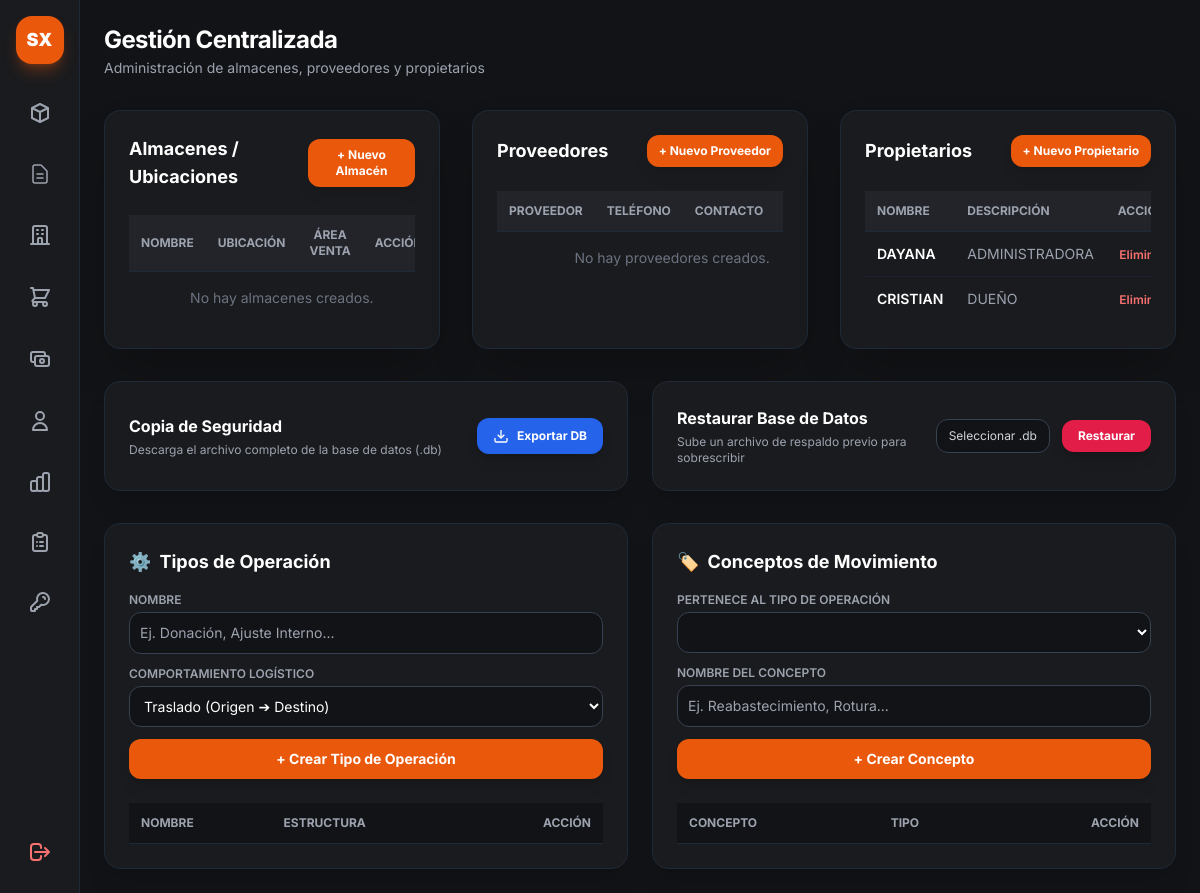
Before: /propietarios (signed in) with the older database file.
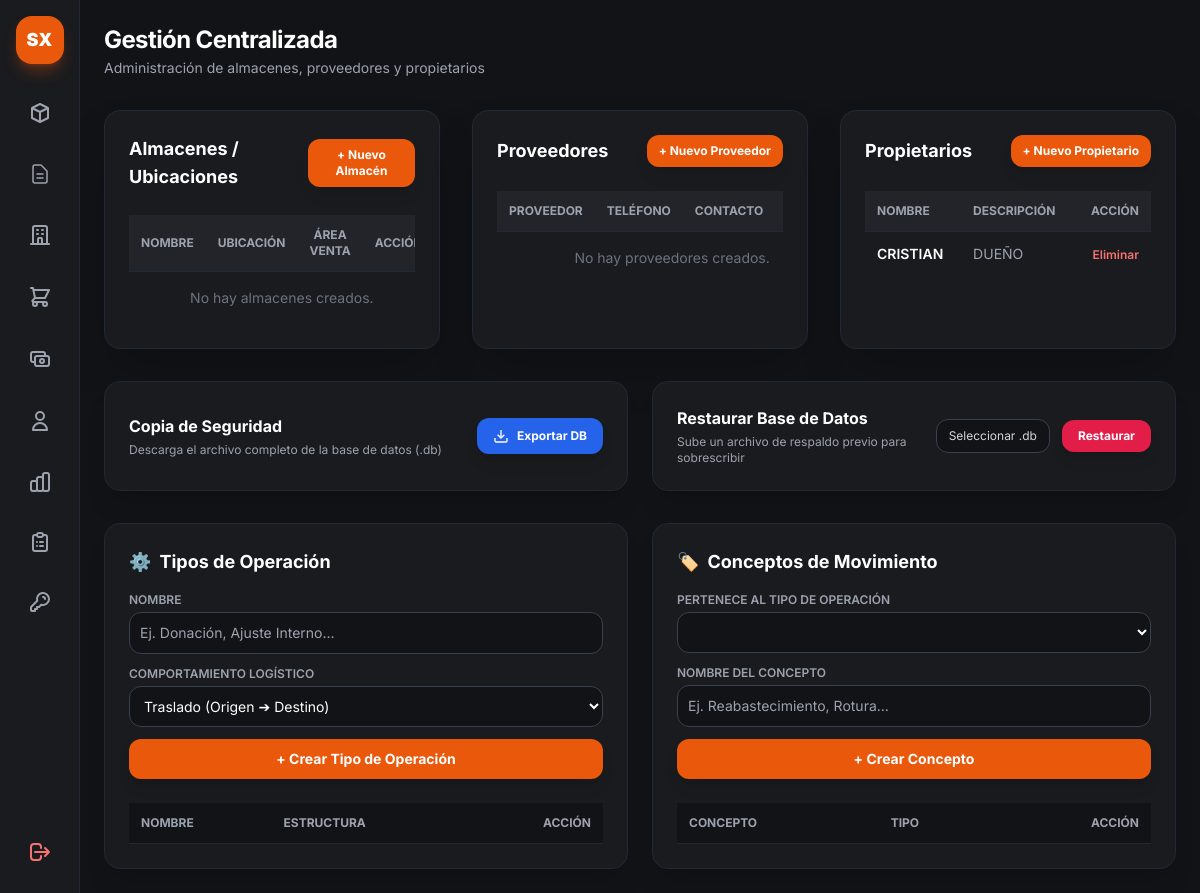
After: the same page with the newer database file.
### app.py (models this page shows)
class Propietario(db.Model):
    __tablename__ = 'propietarios'
    id = db.Column(db.Integer, primary_key=True)
    nombre = db.Column(db.String(100), nullable=False, unique=True)
    descripcion = db.Column(db.String(200))
    productos = db.relationship('Producto', backref='propietario', lazy=True)

### app.py (the view, shortened to what this page needs)
@app.route('/propietarios', methods=['GET', 'POST'])
def gestionar_propietarios():
    if 'user' not in session or session.get('rol') != 'admin':
        return redirect(url_for('login'))
    lista_propietarios = Propietario.query.all()
    return render_template('admin_gestion.html', propietarios=lista_propietarios)

### app.py (called while the page is built)
@app.context_processor
def inject_today():
    return {'hoy': date.today()}

### templates/admin_gestion.html (shortened to what the changed rows need)
{% extends "base.html" %}
{% block content %}
<main class="p-6 space-y-8 flex-1 overflow-y-auto">
    <header class="flex justify-between items-center">
        <div>
            <h1 class="text-2xl font-bold text-white tracking-tight">Gestión Centralizada</h1>
        </div>
    </header>
    <div class="grid grid-cols-1 lg:grid-cols-3 gap-8">
        <section class="bg-[#1a1b1e] border border-gray-800 rounded-2xl p-6 shadow-2xl flex flex-col justify-between">
            <div>
                <div class="flex justify-between items-center mb-6">
                    <h2 class="text-lg font-bold text-white">Almacenes / Ubicaciones</h2>
                </div>
                <div class="overflow-x-auto">
                    <table class="w-full text-left border-collapse text-sm">
                        <thead>
                            <tr class="border-b border-gray-800 text-xs font-semibold text-gray-400 uppercase bg-[#222429]">
                                <th class="p-3">Nombre</th>
                                <th class="p-3">Ubicación</th>
                                <th class="p-3 text-center">Área Venta</th>
                                <th class="p-3 text-right">Acción</th>
                            </tr>
                        </thead>
                    </table>
                </div>
            </div>
        </section>
        <section class="bg-[#1a1b1e] border border-gray-800 rounded-2xl p-6 shadow-2xl flex flex-col justify-between">
            <div>
                <div class="flex justify-between items-center mb-6">
                    <h2 class="text-lg font-bold text-white">Proveedores</h2>
                </div>
                <div class="overflow-x-auto">
                    <table class="w-full text-left border-collapse text-sm">
                        <thead>
                            <tr class="border-b border-gray-800 text-xs font-semibold text-gray-400 uppercase bg-[#222429]">
                                <th class="p-3">Proveedor</th>
                                <th class="p-3">Teléfono</th>
                                <th class="p-3">Contacto</th>
                                <th class="p-3 text-right">Acción</th>
                            </tr>
                        </thead>
                    </table>
                </div>
            </div>
        </section>
        <section class="bg-[#1a1b1e] border border-gray-800 rounded-2xl p-6 shadow-2xl flex flex-col justify-between">
            <div>
                <div class="flex justify-between items-center mb-6">
                    <h2 class="text-lg font-bold text-white">Propietarios</h2>
                </div>
                <div class="overflow-x-auto">
                    <table class="w-full text-left border-collapse text-sm">
                        <thead>
                            <tr class="border-b border-gray-800 text-xs font-semibold text-gray-400 uppercase bg-[#222429]">
                                <th class="p-3">Nombre</th>
                                <th class="p-3">Descripción</th>
                                <th class="p-3 text-right">Acción</th>
                            </tr>
                        </thead>
                        <tbody class="divide-y divide-gray-800/60">
                            {% for prop in propietarios %}
                            <tr class="hover:bg-gray-800/30">
                                <td class="p-3 font-semibold text-white">{{ prop.nombre }}</td>
                                <td class="p-3 text-gray-400">{{ prop.descripcion if prop.descripcion else '-' }}</td>
                                <td class="p-3 text-right">
                                    <form action="{{ url_for('eliminar_propietario', id=prop.id) }}" method="POST"
                                        onsubmit="return confirm('¿Eliminar propietario?');">
                                        <button type="submit" class="text-red-400 hover:text-red-300 text-xs font-semibold">Eliminar</button>
                                    </form>
                                </td>
                            </tr>
                            {% else %}
                            <tr>
                                <td colspan="3" class="p-4 text-center text-gray-500">No hay propietarios registrados.</td>
                            </tr>
                            {% endfor %}
                        </tbody>
                    </table>
                </div>
            </div>
        </section>
    </div>
    <div class="grid grid-cols-1 lg:grid-cols-2 gap-6">
        <div class="bg-[#1a1b1e] border border-gray-800 rounded-2xl p-6 shadow-xl">
            <h2 class="text-lg font-bold text-white mb-4 flex items-center gap-2">
                <span>⚙️</span> Tipos de Operación
            </h2>
            <div class="overflow-x-auto">
                <table class="w-full text-left text-sm text-gray-300">
                    <thead class="text-xs uppercase bg-[#121316] text-gray-400 border-b border-gray-800">
                        <tr>
                            <th class="p-3">Nombre</th>
                            <th class="p-3">Estructura</th>
                            <th class="p-3 text-right">Acción</th>
                        </tr>
                    </thead>
                </table>
            </div>
        </div>
        <div class="bg-[#1a1b1e] border border-gray-800 rounded-2xl p-6 shadow-xl">
            <h2 class="text-lg font-bold text-white mb-4 flex items-center gap-2">
                <span>🏷️</span> Conceptos de Movimiento
            </h2>
            <div class="overflow-x-auto">
                <table class="w-full text-left text-sm text-gray-300">
                    <thead class="text-xs uppercase bg-[#121316] text-gray-400 border-b border-gray-800">
                        <tr>
                            <th class="p-3">Concepto</th>
                            <th class="p-3">Tipo</th>
                            <th class="p-3 text-right">Acción</th>
                        </tr>
                    </thead>
                </table>
            </div>
        </div>
    </div>
</main>
{% endblock %}

Changed rows visible on the page:
removed Propietario: nombre "DAYANA", descripcion "ADMINISTRADORA"
